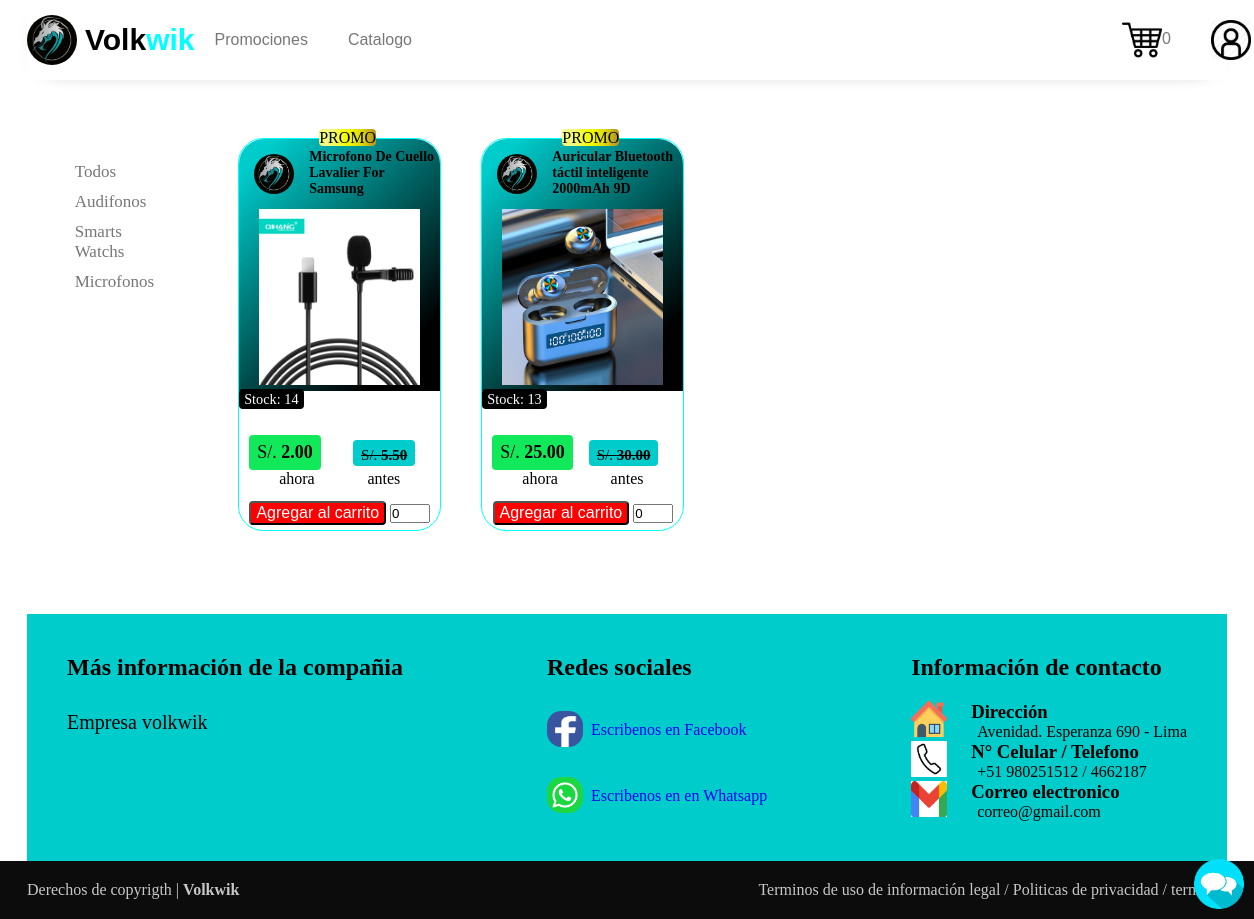
The page /views/Promo.php on the database its author committed.
### tables this page shows
CREATE TABLE `producto` (
  `IdProducto` int(11) NOT NULL,
  `Nombres` varchar(244) DEFAULT NULL,
  `Precio` float(10,2) DEFAULT NULL,
  `Stock` int(11) UNSIGNED DEFAULT NULL,
  `Foto` varchar(250) NOT NULL DEFAULT 'default.jpg',
  `Categoria` varchar(25) NOT NULL,
  `PrecioP` float(10,2) NOT NULL,
  `EnPromo` varchar(5) NOT NULL,
  `Ventas` int(11) NOT NULL DEFAULT 0,
  `Estado` varchar(50) DEFAULT NULL,
  `PromoSema` varchar(250) NOT NULL DEFAULT 'No Semanal'
);

### views/Promo.php (the view, shortened to what this page needs)
<div hidden><?php include '../recursos/conexión.php'; ?></div>
<?php
$sentencia = $conn->prepare("SELECT * FROM `producto`");
$sentencia->execute();
$listaProductos = $sentencia->fetchAll(PDO::FETCH_ASSOC);
?>
<!DOCTYPE html>
<html>
    <head>
        <link rel="stylesheet" href="estilos/catalogo.css"/>
    </head>
    <header>
        <?php
        if (isset($_SESSION['usuario'])) {
            include './extremos/headerAdmin.php';
        } elseif (isset($_SESSION['cliente'])) {
            include './extremos/headercli.php';
        } else {
            include './extremos/header.php';
        }
        ?>
    </header>
    <body>
        <br>
        <div class="boxC">
            <div class="listaC"><br><br>
                <li><a id="Todo">Todos</a></li>
                <li><a id="Audifono">Audifonos</a></li>
                <li><a id="SmartW">Smarts Watchs</a></li>
                <li><a id="Microfono">Microfonos</a></li>
            </div>
            <div class="boxP" id="Catalogo">
                <?php foreach ($listaProductos as $producto) { ?>
                    <div class="Productos" estado="<?php echo $producto['Estado']; ?>"enpromo="<?php echo $producto['EnPromo']; ?>" data-id="<?php echo $producto['Categoria']; ?>" >
                        <div class="card">
                            <div class="card-head">
                                <div style="display: flex;"><img src="estilos/icons/volkwik.jpg" alt="logo" class="card-logo">
                                    <h2><?php echo $producto['Nombres']; ?></h2>
                                    <span class="promo">
                                        PROMO
                                    </span>
                                </div>
                                <img class="product-img" src="vistasE/FotosPro/<?php echo $producto['Foto']; ?>" width="100" height="100" alt="<?php echo $producto['Nombres']; ?>"/>
                            </div>
                            <div class="card-body">
                                <span class="stock">
                                    Stock: <?php echo $producto['Stock']; ?>
                                </span>
                                <div class="pricesN">
                                    <span class="product-priceN">
                                        S/. <b> <?php echo $producto['PrecioP']; ?></b>
                                    </span>
                                    <span class="product-priceP">
                                        S/. <b> <?php echo $producto['Precio']; ?></b>
                                    </span>
                                </div>
                                <div class="pricesT">
                                    <span class="pac">ahora</span>
                                    <span class="pan">antes</span>
                                </div>
                            </div>
                            <form action="Promo.php" method="POST" align="center">
                                <input type="submit"  class="badge" name="Agregar" value="Agregar al carrito">
                                <input type="number" style="width: 40px" min="1" max="<?php echo $producto['Stock']; ?>"  name="cant" value="0"pattern="^[0-9]+" onKeyPress='if (this.value.length == 2)
                                            return false;' />
                            </form>
                        </div>
                    </div>
                <?php } ?>
            </div>
        </div>
    <br>
    <br>
</body>
<?php include './extremos/burbujar.php'; ?>
<footer>
    <?php include './extremos/footer.php'; ?>
</footer>
</html>

### views/Promo.php (style rules this page uses)
* { margin: 0; padding: 0; }
.boxC { display: flex; padding-left: 5%; }
.boxC .listaC { padding: 18px 28px 0px 12px; border-width: 2px 0px 2px 2px; border-radius: 12px 0% 0% 12px; }
.boxC .listaC li { list-style: none; padding-top: 10px; }
.boxC .listaC a { color: #777777; text-decoration: none; font-size: 17px; }
.boxP { border-width: 2px; display: flex; padding: 20px; width: 90%; }
.Productos { width: 22%; height: 400px; max-height: 400px; max-width: 20%; min-height: 400px; min-width: 20%; padding: 20px; }
.Productos .card { border-radius: 25px; border: 1px solid aqua; }
.Productos .card-head { position: static; height: 252px; background: #00cccc; background: -moz-linear-gradient(-45deg, #00cccc 8%, #000000 83%); background: -webkit-linear-gradient(-45deg, #00cccc 8%, #000000 83%); background: linear-gradient(135deg, #00cccc 8%, #000000 83%); filter: progid: DXImageTransform.Microsoft.gradient( startColorstr='#00cccc', endColorstr='#000000', GradientType=1); border-radius: 25px 25px 0 0; }
.Productos .card-head h2 { padding-top: 10px;font-size: 14px;width: 120px;min-width:130px;max-height:30px }
.Productos .card-logo { border-radius: 50%; height: 40px; width: 40px; max-width: 40px; max-height: 40px; min-width: 40px; min-height: 40px; margin: 15px;; }
.Productos .product-img { position: static; margin: 0px 0px 10px 20px; width: 80%; height: 70%; }
.Productos .card-body { height: 110px; background: #fff; border-radius: 0 0 25px 25px; }
.Productos .badge { position: static; font-size: 16px; font-weight: 300; color: white; background: red; padding: 0px 5px; margin-bottom: 5px; border-radius: 4px; top: -2px; height: 24px; }
.Productos .promo { position: static; font-size: 16px; font-weight: 300; color: black; margin: -10px 0px 0px -120px; border-radius: 4px; height: 17px; background: rgb(243,249,124); background: -moz-linear-gradient(90deg, rgba(243,249,124,1) 21%, rgba(243,255,0,1) 48%, rgba(221,214,16,1) 76%, rgba(184,157,25,1) 95%); background: -webkit-linear-gradient(90deg, rgba(243,249,124,1) 21%, rgba(243,255,0,1) 48%, rgba(221,214,16,1) 76%, rgba(184,157,25,1) 95%); background: linear-gradient(90deg, rgba(243,249,124,1) 21%, rgba(243,255,0,1) 48%, rgba(221,214,16,1) 76%, rgba(184,157,25,1) 95%); filter: progid:DXImageTransform.Microsoft.gradient(startColorstr="#f3f97c",endColorstr="#b89d19",GradientType=1); }
.Productos .stock { position: static; font-size: 14.3px; font-weight: 300; color: #fff; background: black; padding: 2px 5px; border-radius: 4px; top: -2px; height: 16px; }
.Productos .pricesN { display: flex; justify-content: space-between; padding: 40px 25px 0px 25px; align-items: center; }
.Productos .product-priceN { background: #11e95b; padding: 7px 8px; text-align: center; font-size: 18px; color: #000; border-radius: 4px; margin-top: -13px; margin-left: -15px; }
.Productos .product-priceP { height: 12px; text-decoration: line-through; background: #00cccc; padding: 7px 8px; text-align: center; font-size: 15px; color: #000; border-radius:4px; margin-top: -13px; margin-left: -20px; }
.Productos .pricesT { display: flex; justify-content: space-between; padding: 0px 40px 0px 40px; }
@media screen and (max-width: 1550px) { .boxP { flex-wrap: wrap; } }

### rows shown on the page
producto: Nombres "Microfono De Cuello Lavalier For Samsung", Foto (picture), Stock "14", PrecioP "2.00", Precio "5.50"
producto: Nombres "Auricular Bluetooth táctil inteligente 2000mAh 9D", Foto (picture), Stock "13", PrecioP "25.00", Precio "30.00"
